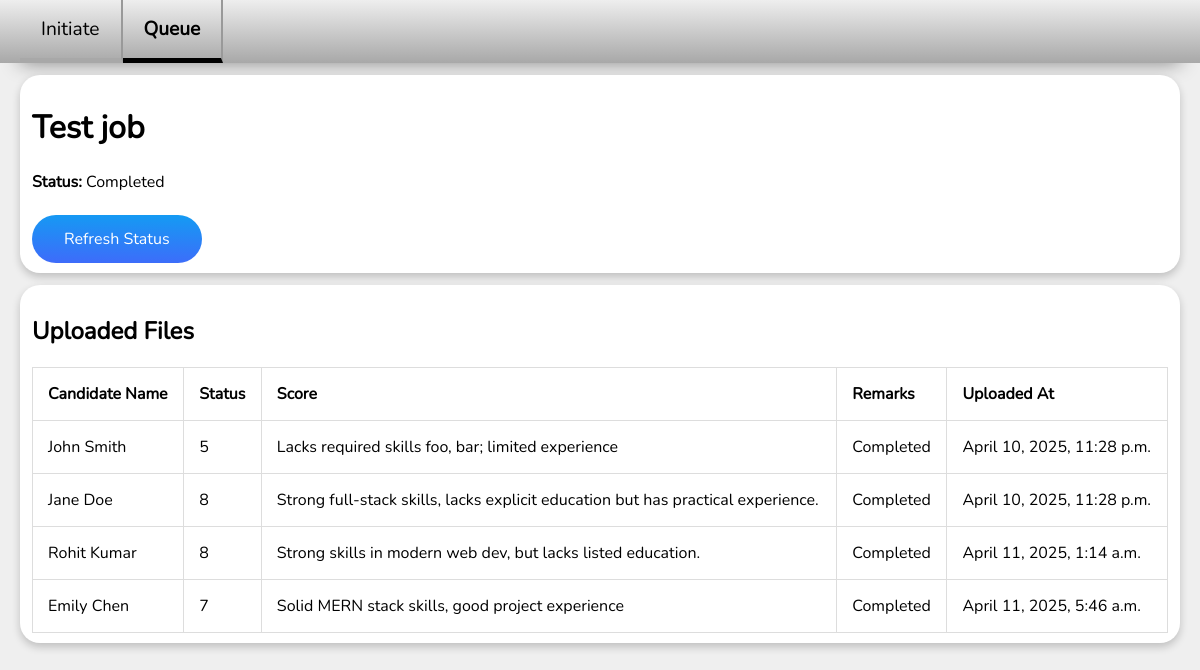
/queue/8, run on the app's committed database.
### initiate/models.py (models this page shows)
class Process(models.Model):
    class ProcessStatus(models.IntegerChoices):
        FILE_UPLOADING = 0, _("File uploading")
        RUNNING = 1, _("Running")
        COMPLETED = 2, _("Completed")
        FAILED = 3, _("Failed")
    job_title = models.CharField(max_length=120)
    required_skills = models.CharField(max_length=120)
    min_experience_years = models.IntegerField()
    must_have_keywords = models.CharField(max_length=120)
    preferred_education = models.CharField(max_length=120)
    status = models.IntegerField(choices=ProcessStatus, default=ProcessStatus.FILE_UPLOADING)

class ProcessFile(models.Model):
    class ProcessFileStatus(models.IntegerChoices):
        FILE_UPLOADED = 0, _("File uploaded")
        COMPLETED = 1, _("Completed")
        FAILED = 2, _("Failed")
    process = models.ForeignKey(Process, on_delete=models.CASCADE, related_name='files')
    file = models.FileField(upload_to='process_files/')
    uploaded_at = models.DateTimeField(auto_now_add=True)
    status = models.IntegerField(choices=ProcessFileStatus, default=ProcessFileStatus.FILE_UPLOADED)
    candidate_name = models.CharField(max_length=120, null=True)
    candidate_experience_years = models.IntegerField(null=True)
    candidate_skills = models.CharField(max_length=120, null=True)
    candidate_projects = models.CharField(max_length=120, null=True)
    candidate_education = models.CharField(max_length=120, null=True)
    score = models.IntegerField(null=True)
    remarks = models.CharField(max_length=120, null=True)

### status/views.py (the view)
# urls.py: path('queue/<int:initiateId>', queue_item_view, name='queue-item'),
def queue_item_view(request, initiateId):
    process = get_object_or_404(Process, id=initiateId)
    process_files = process.files.all()
    return render(request, 'status/queue-item.html', {
        'process': process,
        'process_files': process_files
    })

### status/templates/status/queue-item.html (shortened to what this page needs)
{% extends 'base.html' %}
{% block content %}
<div class="page-card">
  <h1>{{ process.job_title }}</h1>
  <div>
	<b>Status:</b> {{ process.get_status_display }}
  </div>
  <br />
  <a href="{% url 'queue-item' process.id %}" class="btn">Refresh Status</a>
</div>
<div class="page-card">
  <h2>Uploaded Files</h2>
  <table>
    <thead>
      <tr>
		<th>Candidate Name</th>
        <th>Status</th>
		<th>Score</th>
		<th>Remarks</th>
        <th>Uploaded At</th>
      </tr>
    </thead>
    <tbody>
      {% for file in process_files %}
      <tr>
		<td>{{ file.candidate_name }}</td>
		<td>{{ file.score }}</td>
		<td>{{ file.remarks }}</td>
		<td>{{ file.get_status_display }}</td>
        <td>{{ file.uploaded_at }}</td>
      </tr>
      {% empty %}
      <tr>
        <td colspan="4">No files uploaded yet.</td>
      </tr>
      {% endfor %}
    </tbody>
  </table>
</div>
{% endblock %}

### static/css/main.css (style rules this page uses)
body { font-family: 'Nunito', sans-serif; box-sizing: border-box; margin: 0; background-color: #efefef; }
.page-card { margin-top: 12px; padding: 10px 12px; background-color: #fff; box-shadow: 0 4px 8px 0 rgba(0,0,0,0.2); border-radius: 20px; }
table, td, th { border: 1px solid #ddd; text-align: left; }
table { border-collapse: collapse; width: 100%; }
th, td { padding: 15px; }
.btn, input[type=file]::file-selector-button { align-items: center; background-color: #3EB2FD; background-image: linear-gradient(1deg, #4F58FD, #149BF3 99%); background-size: calc(100% + 20px) calc(100% + 20px); border-radius: 100px; border: none; color: #FFFFFF; cursor: pointer; display: inline-flex; font-size: 1rem; justify-content: center; line-height: 1.5; padding: 12px 32px; text-align: center; text-decoration: none; transition: background-color .2s, background-position .2s; user-select: none; vertical-align: top; white-space: nowrap; }

### data on the page
Process: job_title "Test job", status "Completed"
ProcessFile: candidate_name "John Smith", score "5", remarks "Lacks required skills foo, bar; limited experience", status "Completed", uploaded_at "April 10, 2025, 11:28 p.m."
ProcessFile: candidate_name "Jane Doe", score "8", remarks "Strong full-stack skills, lacks explicit education but has practical experience.", status "Completed", uploaded_at "April 10, 2025, 11:28 p.m."
ProcessFile: candidate_name "Rohit Kumar", score "8", remarks "Strong skills in modern web dev, but lacks listed education.", status "Completed", uploaded_at "April 11, 2025, 1:14 a.m."
ProcessFile: candidate_name "Emily Chen", score "7", remarks "Solid MERN stack skills, good project experience", status "Completed", uploaded_at "April 11, 2025, 5:46 a.m."
